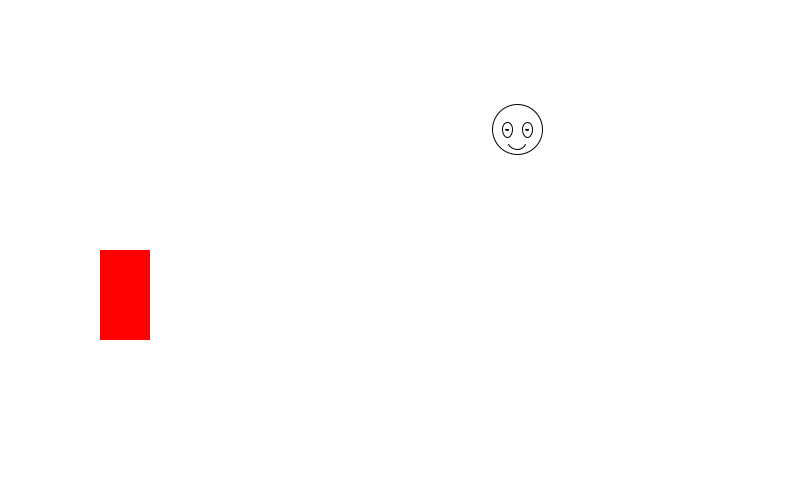
Frame 1 (no input)
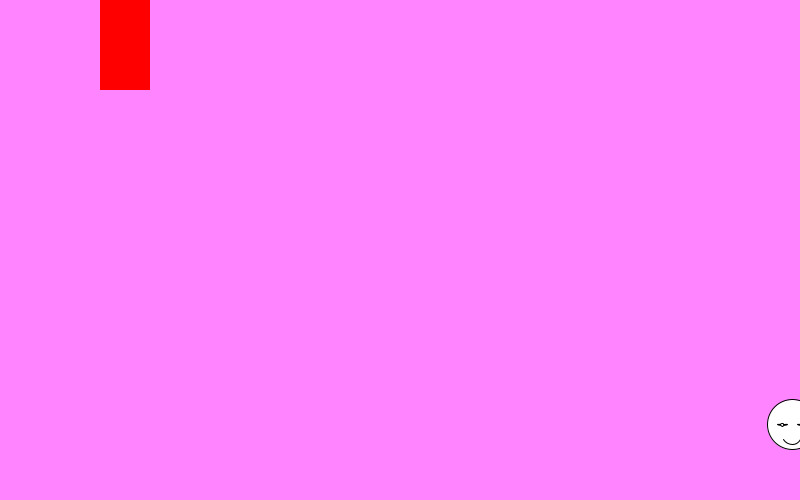
Frame 60 (the mouse pressed at the canvas centre just before this capture)
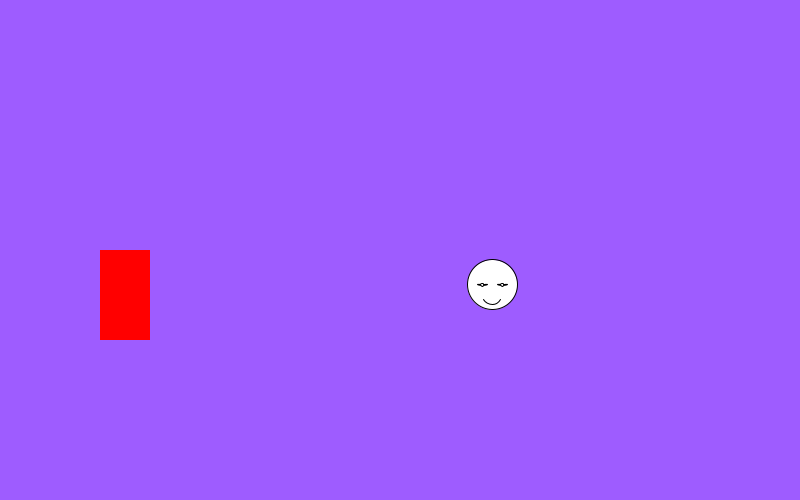
Frame 120 (the mouse held since frame 60 and released just before this capture)

The Processing sketch that drew these frames (run headless with seeded random() and noise(); from frame 60 on, the mouse is pressed at the canvas centre):

// Processing sketch: HackNights_15_Robot_Pong_Pad_Detection
// ── HackNights_15_Robot_Pong_Pad_Detection.pde
float posx;
float posy;
float incx = 5;
float incy = 5;


//cointains the pad position and width and height
float posXPad, posYPad;
float padW, padH;


float scaleValue = 1;
color backColor;
int blink = 2;

long lastTime = 0;

void setup() {
  size(800, 500);
  frameRate(60);
  posx = random(0, width);
  posy = random(0, height);
  backColor = color(255);

  posXPad = 100;
  posYPad = height/2;
  padW = 50; //width
  padH = 90; //height
}

void draw() {

  background(backColor);


  drawRobot(scaleValue, blink, posx, posy); //calling the function with fixed parameters
  drawPad(posXPad, posYPad);


  if (millis() - lastTime > 200 ) {
    blink = (int)random(0, 3);
    lastTime = millis();
  }

  float r = map(posx, 0, width, 0, 255);
  float b = map(posy, 0, width, 0, 255);

  backColor = color(r, b, 255);

  posx = posx + incx;
  posy = posy + incy;

  posYPad = mouseY;


  //--- try to make the dection here
  //  
  if (posx < (posXPad + padW)) {
    if (posx > posXPad) { //testing for X

      if (posy > posYPad) {//testing for Y
        if (posy < (posYPad + padH)) {

          incx = -incx; //change both directions
          incy = -incy;//change both directions

        }
      }
    }
  }



  //-----


  //hit detection with the boudaries
  //   0 < posx < width
  if (posx > width) {
    incx = -incx;
  }
  if (posx < 0) {
    incx = -incx;
  }
  if (posy > height) {
    incy = -incy;
  }
  if (posy < 0) {
    incy = -incy;
  }
}

void drawPad(float padX, float padY) {

  pushMatrix();
  translate(padX, padY);
  pushStyle();
  //rectMode(CENTER);
  fill(255, 0, 0);
  noStroke();
  rect(0, 0, padW, padH);
  popStyle();
  popMatrix();
}

void keyPressed() {
  if (key == 'q') {
  } else if (key == 'w') {
    scaleValue = random(0.5, 5);
  } else if (key == CODED) {
    //arrow keys tests
    if (keyCode == UP) {
    } else if (keyCode == DOWN) {
    } else if (keyCode == LEFT) {
    } else if (keyCode == RIGHT) {
    }
  }
}


//function to draw my shape
void drawRobot(float scaleValue, int blink, float posx, float posy) {
  pushMatrix();
  //translate to given parameters

  translate(posx, posy);
  scale(scaleValue);
  if (blink == 0) {

    ellipse(0, 0, 50, 50);
    ellipse(-10, 0, 10, 10);
    ellipse(-10, 0, 3, 3);
    ellipse(10, 0, 10, 10);
    ellipse(10, 0, 3, 3);
  } else if (blink == 1) {

    ellipse(0, 0, 50, 50);

    ellipse(-10, 0, 10, 1);
    ellipse(-10, 0, 3, 3);

    ellipse(10, 0, 10, 1);
    ellipse(10, 0, 3, 3);
  } else if (blink == 2) {

    ellipse(0, 0, 50, 50);

    ellipse(-10, 0, 10, 15);
    ellipse(-10, 0, 3, 1);

    ellipse(10, 0, 10, 15);
    ellipse(10, 0, 3, 1);
  }

  arc(0, 10, 20, 20, radians(30), radians(150)); //randians convert degrees

  popMatrix();
}
